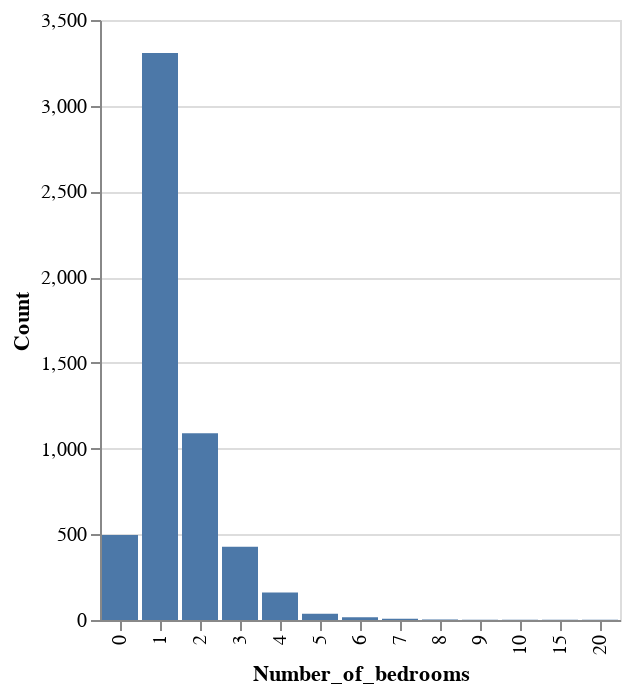

The notebook cell saved with this chart:
### Code cell
#Let's make a simple graphic.
alt.Chart(result).mark_bar().encode(
    x='Number_of_bedrooms:N',
    y='Count:Q',)

### Figure 1 — Vega-Lite specification as saved in the notebook (floating-point values rounded to 4 significant figures)
{"config": {"view": {"continuousWidth": 400, "continuousHeight": 300}}, "data": {"name": "data-d124c08dac0277264bd6f494e6054c8e"}, "mark": "bar", "encoding": {"x": {"field": "Number_of_bedrooms", "type": "nominal"}, "y": {"field": "Count", "type": "quantitative"}}, "$schema": "https://vega.github.io/schema/vega-lite/v4.17.0.json", "datasets": {"data-d124c08dac0277264bd6f494e6054c8e": [{"Number_of_bedrooms": 1.0, "Count": 3308.0}, {"Number_of_bedrooms": 2.0, "Count": 1090.0}, {"Number_of_bedrooms": 0.0, "Count": 496.0}, {"Number_of_bedrooms": 3.0, "Count": 427.0}, {"Number_of_bedrooms": 4.0, "Count": 161.0}, {"Number_of_bedrooms": 5.0, "Count": 36.0}, {"Number_of_bedrooms": 6.0, "Count": 16.0}, {"Number_of_bedrooms": 7.0, "Count": 7.0}, {"Number_of_bedrooms": 8.0, "Count": 3.0}, {"Number_of_bedrooms": 9.0, "Count": 2.0}, {"Number_of_bedrooms": 10.0, "Count": 2.0}, {"Number_of_bedrooms": 20.0, "Count": 1.0}, {"Number_of_bedrooms": 15.0, "Count": 1.0}]}}
